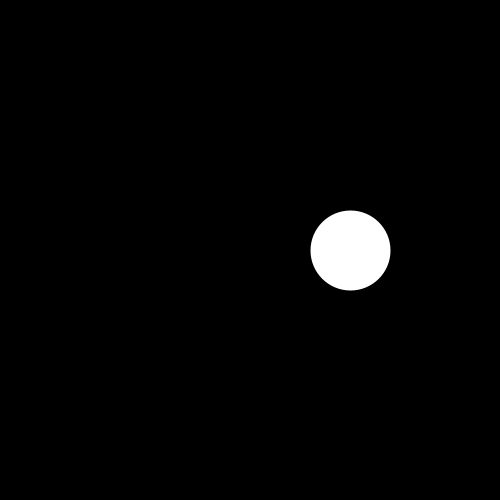
Frame 1 (no input)
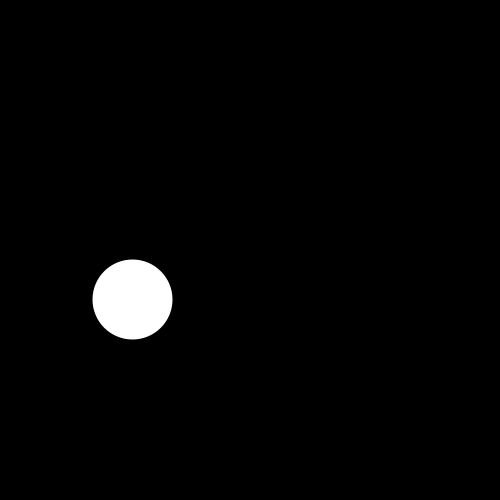
Frame 60 (the mouse pressed at the canvas centre just before this capture)
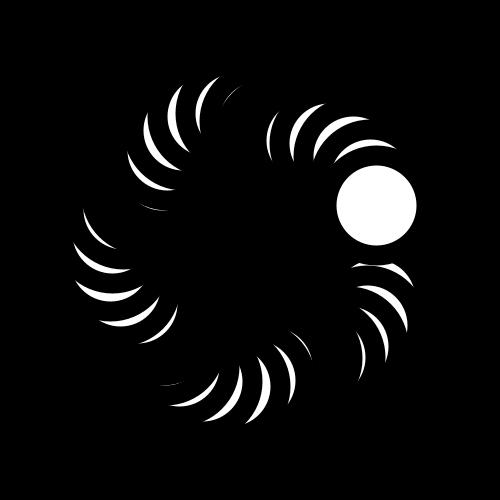
Frame 120 (the mouse held since frame 60 and released just before this capture)

The Processing sketch that drew these frames (run headless with seeded random() and noise(); from frame 60 on, the mouse is pressed at the canvas centre):

// Processing sketch: hidden_flower
// ── hidden_flower.pde
int n = 50;
int sz = 50;
PVector pos[] = new PVector[n];
float rad[] = new float[n];
void setup(){
  size(500,500);
  for(int i=0;i<n;i++){
    pos[i] = new PVector(0,0);
    rad[i] = 0;
  }
}

void draw(){
  background(0);
  translate(width/2, height/2);
  fill(255);
  scale(20);
  for(int i=0;i<n;i++){
    float x = 6*cos(rad[i]) - cos(6*rad[i]);
    float y = 6*sin(rad[i]) - sin(6*rad[i]);
    ellipse(x, y, 5, 5);
    rad[i] += i*0.001;
  }
  
}

void keyPressed(){
  for(int i=0;i<n;i++)rad[i]=0;
}
